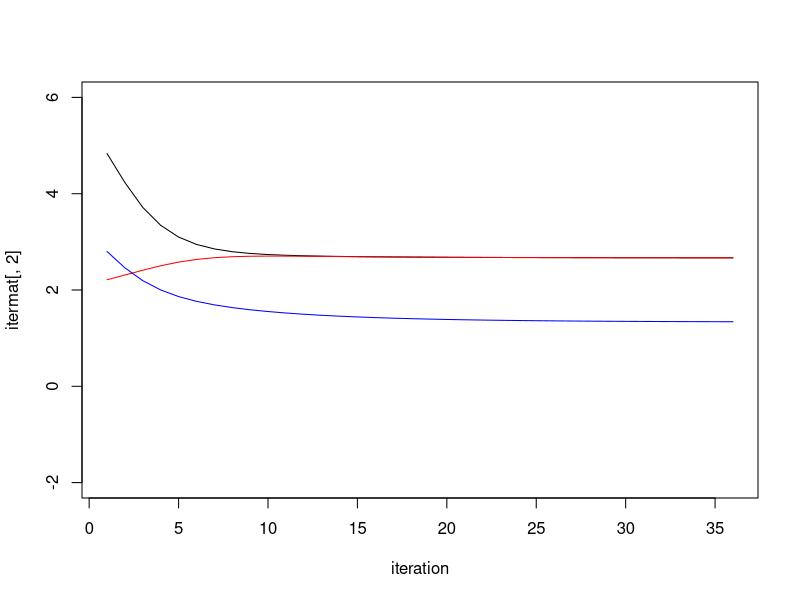
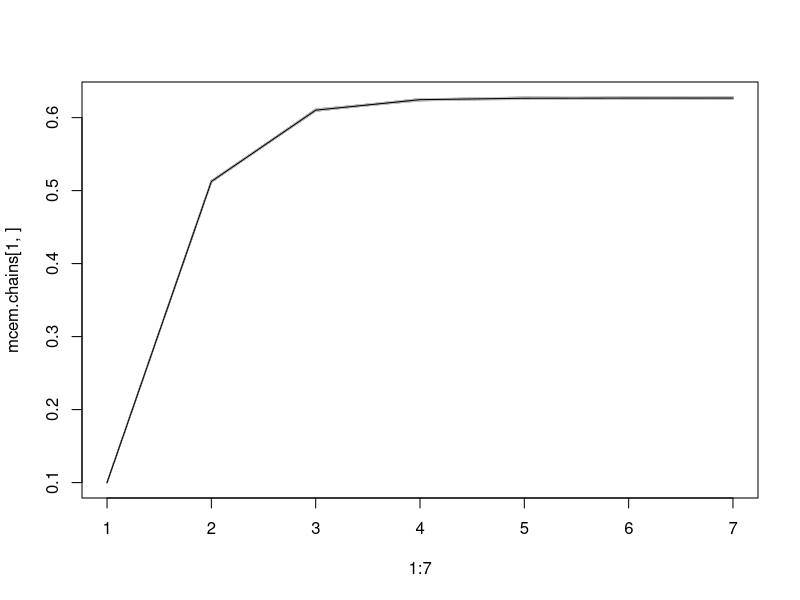
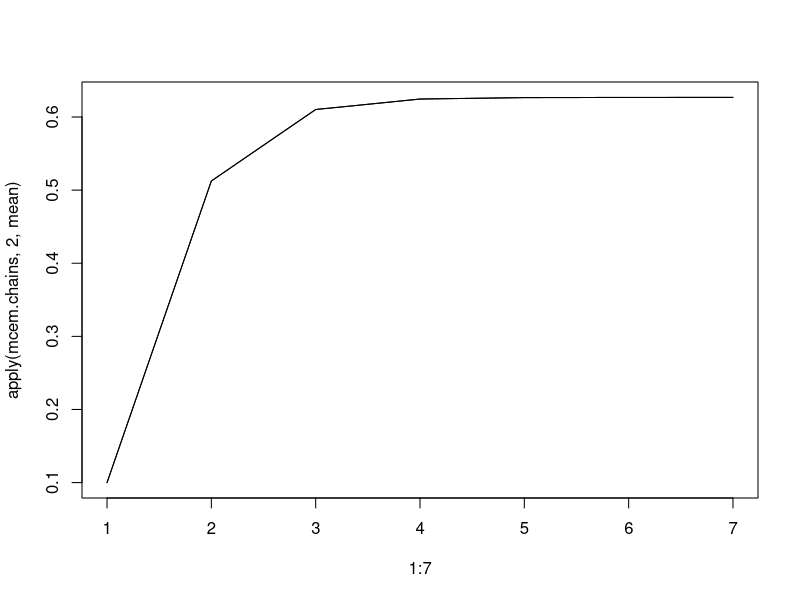

The R source for these figures, in order:
## ---- chunk 1
knitr::opts_chunk$set(echo = TRUE)
library(dplyr)
## ---- chunk 2

iter.n = 1
x1 = c(1,1,-1,-1,2,2,-2,-2,NA,NA,NA,NA)
x2 = c(1,-1,1,-1,NA,NA,NA,NA,2,2,-2,-2)
full.data = cbind(x1,x2)
cc.data = full.data[complete.cases(full.data),]
cc.n = nrow(cc.data)

r1 = as.numeric(!is.na(x1))
r1.not = which(is.na(x1))
r2 = as.numeric(!is.na(x2))
r2.not = which(is.na(x2))
r = cbind(r1,r2)
# Initial Values
sigma1.2 = 5
sigma2.2 = 2
sigma12 = 3
Sigmat = matrix(c(sigma1.2,sigma12,sigma12,sigma2.2),nrow = 2,ncol = 2)

full.data[is.na(full.data)] = 0
max.diff = 1
n = nrow(full.data)
itermat = NULL
# Second try
while(max.diff > .001){
      ex1 <- (r[,1]==1)*full.data[,1] + (r[,1]==0)*( Sigmat[1,2]*(full.data[,2])/Sigmat[2,2])
    ex2 <- (r[,2]==1)*full.data[,2] + (r[,2]==0)*(Sigmat[1,2]*(full.data[,1])/Sigmat[1,1])
    ex1.2 <- (r[,1]==1)*full.data[,1]^2 + (r[,1]==0)*(Sigmat[1,1]-Sigmat[1,2]^2/Sigmat[2,2]+ ex1^2)
    ex2.2 <- (r[,2]==1)*full.data[,2]^2 + (r[,2]==0)*(Sigmat[2,2]-Sigmat[1,2]^2/Sigmat[1,1]+ ex2^2)
    ex1x2 <- (r[,1]*r[,2]*full.data[,1]*full.data[,2] + r[,1]*(1-r[,2])*full.data[,1]*ex2
         + (1-r[,1])*r[,2]*ex1*full.data[,2])
    
     mu.new = c(mean(ex1),mean(ex2))
  s11 = mean(ex1.2) - mu.new[1]^2
  s22 = mean(ex2.2) - mu.new[2]^2
  s12 = mean(ex1x2) - mu.new[1]*mu.new[2]
  # Define these as the previous parameters
  sigma.mat = c(s11,s22,s12)
  
  sigma1.2.diff = abs(s11 - sigma1.2) 
  sigma2.2.diff = abs(s22 - sigma2.2) 
  sigma12.diff = abs(s12 - sigma12)
  max.diff = max(sigma12.diff,sigma2.2.diff,sigma1.2.diff)
  itermat = rbind(itermat,c(iter.n,sigma.mat))
  
  sigma1.2 = sigma.mat[1]
  sigma2.2 = sigma.mat[2]
  sigma12 = sigma.mat[3]
  
  Sigmat = matrix(c(sigma1.2,sigma12,sigma12,sigma2.2),nrow = 2,ncol = 2)
  
  iter.n = iter.n + 1

}
plot(itermat[,1],itermat[,2], type = "l", xlab = "iteration",ylim = c(-2,6))
lines(itermat[,1],itermat[,3], type = "l" , col = "red")
lines(itermat[,1],itermat[,4], type = "l" , col = "blue")
## ---- chunk 3
x = c(125,18,20,34)

start.val = chain = current = diff = .1
iter.count = 2
while(diff > .0001){
  new.val = ((current * x[1] / (2+ current)) + x[4]) / ((current*x[1] / (2 + current)) + x[2] + x[3] + x[4])
  chain = c(chain,new.val)
  diff = abs(current - chain[iter.count])
  current = chain[iter.count]
  iter.count = iter.count + 1
}

## ---- chunk 4
M = 1000
mcem.chains = matrix(start.val, length(chain), nrow = 500)
for(i in 2:length(chain)){
  mcem.chains[,i] = 1/(1+(x[2]+x[3])/(x[4]+rbinom(500,M*x[1],
1/(1+2/mcem.chains[,i-1]))/M))
}
plot(1:7,mcem.chains[1,], type = "l")
for(i in 2:500){
  lines(1:7, mcem.chains[i,],type = "l",col = "grey")
}
lines(1:7, chain)

plot(1:7, apply(mcem.chains,2,mean), type = "l")
lines(1:7,chain)
